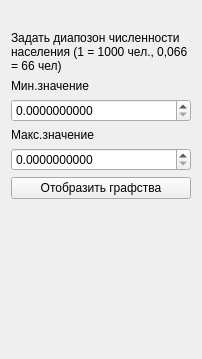
<?xml version="1.0" encoding="UTF-8"?>
<ui version="4.0">
 <class>ddmOutEstimateCountyFilterWidgetPanel</class>
 <widget class="QWidget" name="ddmOutEstimateCountyFilterWidgetPanel">
  <property name="geometry">
   <rect>
    <x>0</x>
    <y>0</y>
    <width>202</width>
    <height>359</height>
   </rect>
  </property>
  <property name="windowTitle">
   <string>Form</string>
  </property>
  <layout class="QGridLayout" name="gridLayout">
   <item row="0" column="0">
    <layout class="QVBoxLayout" name="verticalLayout">
     <property name="sizeConstraint">
      <enum>QLayout::SetMinimumSize</enum>
     </property>
     <item>
      <spacer name="horizontalSpacer">
       <property name="orientation">
        <enum>Qt::Horizontal</enum>
       </property>
       <property name="sizeHint" stdset="0">
        <size>
         <width>40</width>
         <height>20</height>
        </size>
       </property>
      </spacer>
     </item>
     <item>
      <widget class="QLabel" name="ddmInEstimateCountyFilterWidget">
       <property name="text">
        <string>&lt;html&gt;&lt;head/&gt;&lt;body&gt;&lt;p&gt;Задать диапозон численности населения (1 = 1000 чел., 0,066 = 66 чел)&lt;/p&gt;&lt;/body&gt;&lt;/html&gt;</string>
       </property>
       <property name="wordWrap">
        <bool>true</bool>
       </property>
      </widget>
     </item>
     <item>
      <widget class="QLabel" name="labelMinValue">
       <property name="text">
        <string>Мин.значение</string>
       </property>
      </widget>
     </item>
     <item>
      <widget class="QDoubleSpinBox" name="spinMinValue">
       <property name="decimals">
        <number>10</number>
       </property>
       <property name="maximum">
        <double>999999999.000000000000000</double>
       </property>
      </widget>
     </item>
     <item>
      <widget class="QLabel" name="labelMinValue_2">
       <property name="text">
        <string>Макс.значение</string>
       </property>
      </widget>
     </item>
     <item>
      <widget class="QDoubleSpinBox" name="spinMaxValue">
       <property name="decimals">
        <number>10</number>
       </property>
       <property name="maximum">
        <double>999999999.000000000000000</double>
       </property>
      </widget>
     </item>
     <item>
      <widget class="QPushButton" name="buttonApply">
       <property name="text">
        <string>Отобразить графства</string>
       </property>
       <property name="icon">
        <iconset resource="../../icons.qrc">
         <normaloff>:/icons/icons/accept.png</normaloff>:/icons/icons/accept.png</iconset>
       </property>
      </widget>
     </item>
     <item>
      <spacer name="verticalSpacer">
       <property name="orientation">
        <enum>Qt::Vertical</enum>
       </property>
       <property name="sizeHint" stdset="0">
        <size>
         <width>20</width>
         <height>40</height>
        </size>
       </property>
      </spacer>
     </item>
    </layout>
   </item>
  </layout>
 </widget>
 <resources>
  <include location="../../icons.qrc"/>
 </resources>
 <connections/>
</ui>
